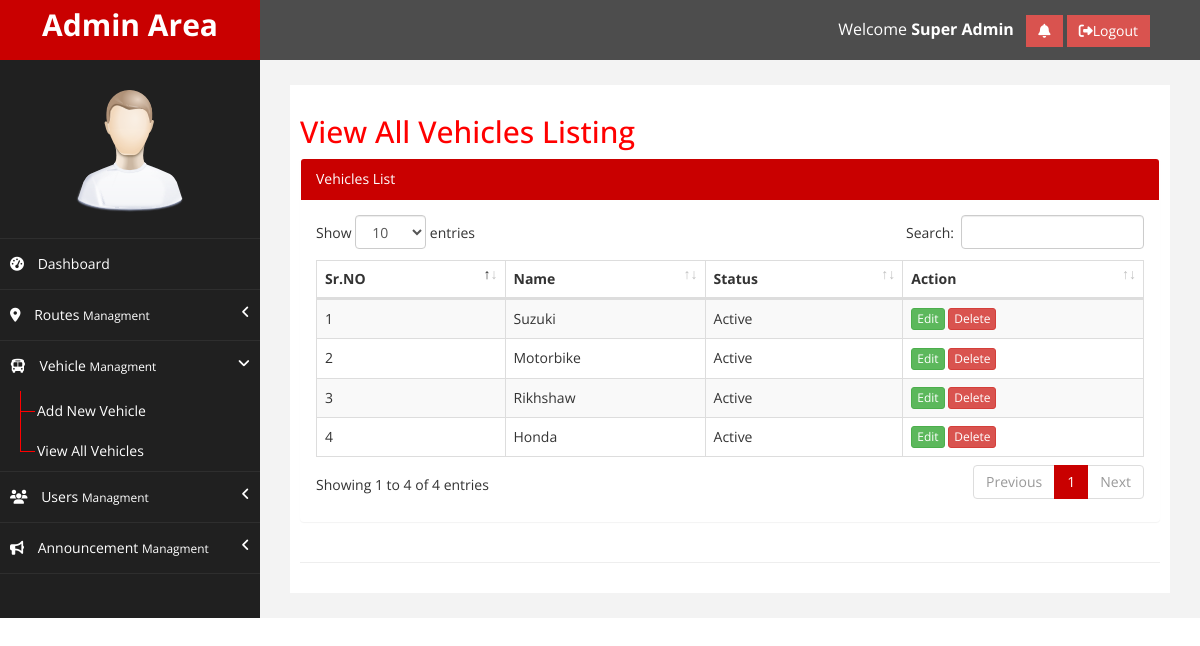
Screenshot of /viewAllVehicles.php (signed in) with the database file from the repository.
### tables this page shows
CREATE TABLE `tbl_vehicles` (
  `vehicle_id` int(11) NOT NULL,
  `vehicle_title` varchar(255) DEFAULT NULL,
  `vehicle_status` enum('A','B') NOT NULL DEFAULT 'A',
  `createdBy` int(11) DEFAULT NULL,
  `createdDate` datetime DEFAULT NULL,
  `updatedBy` int(11) DEFAULT NULL,
  `updatedDate` datetime DEFAULT NULL
);

### includes/functions.php (called while the page is built, shortened)
<?php
function getStatusTitle($status){
    if($status == 'P'){
      return "Pending";
    }else if($status == 'A'){
      return "Active";
    }else if($status == 'R'){
      return "Rejected";
    }else if($status == 'B'){
      return "Blocked";
    }else if ($status == 'C') {
      return "Cancle";
    }
  }
?>

### viewAllVehicles.php (the view, shortened to what this page needs)
<?php include ("includes/head.php"); ?>
<link rel="stylesheet" href="plugins/datatables-bs4/css/dataTables.bootstrap4.css">
    <div id="wrapper">
        <?php include("includes/topNav.php"); ?>
            <?php include("includes/sidebar.php"); ?>
        <div id="page-wrapper" >
            <div id="page-inner">
                <div class="row">
                    <div class="col-md-12">
                     <h2>View All Vehicles Listing</h2>
                    </div>
                    <div class="col-md-12 col-sm-12">
                        <div class="panel">
                            <div class="panel-heading panelHeadBg">
                                Vehicles List
                            </div>
                            <div class="panel-body">
                                      <?php
                                 $whereVehicleStatus = "";
                                $sql = "SELECT * FROM `tbl_vehicles` ".$whereVehicleStatus."  ORDER BY `vehicle_id` DESC";
                                $result = mysqli_query($con,$sql);
                                if($result){
                                  if(mysqli_num_rows($result)>0){
                                    ?>
                                    <table id="vehicleTbl" class="table table-bordered table-striped">
                                      <thead>
                                        <tr>
                                          <th>Sr.NO</th>
                                          <th>Name</th>
                                          <th>Status</th>
                                          <th>Action</th>
                                        </tr>
                                      </thead>
                                      <tbody>
                                        <?php
                                         $srNO = 1;
                                         while($row = mysqli_fetch_assoc($result)){
                                          ?>
                                            <tr>
                                              <td class="align-middle"><?php echo $srNO; ?></td>
                                              <td class="align-middle"><?php echo $row['vehicle_title']; ?></td>
                                              <td class="align-middle"><?php echo getStatusTitle($row['vehicle_status']); ?></td>
                                              <td class="align-middle">
                                                <a class="btn btn-success btn-xs" href="editVehicle.php?vehicleID=<?php echo $row['vehicle_id']; ?>">Edit</a>
                                                <a onclick="confDel(<?php echo $row['vehicle_id']; ?>);" class="btn btn-danger btn-xs" href="javascript:;">Delete</a>
                                              </td>
                                            </tr>
                                          <?php
                                          $srNO++;
                                         }
                                         ?>
                                      </tbody>
                                    </table>
                                     <?php
                                  }else{
                                    ?>
                                    <div class="alert alert-info">No Record Found</div>
                                    <?php
                                  }
                                }
                              ?>
                            </div>
                        </div>
                    </div>
                </div>
                 <hr />
            </div>
        </div>
    </div>
</body>
</html>

### assets/css/custom.css (style rules this page uses)
body { font-family: 'Open Sans', sans-serif; }
#wrapper { width: 100%; background:#202020; }
#page-wrapper { padding: 15px 15px; min-height: 500px; background:#F3F3F3; }
#page-inner { width:100%; margin:10px 20px 10px 0px; background-color:#fff!important; padding:10px; min-height:500px; }
h2 { color: #f00; }
@media (min-width:768px) { #page-wrapper { margin: 0 0 0 260px; padding: 15px 30px; min-height: 500px; } }

### includes/head.php (style rules this page uses)
.align-middle { vertical-align: middle!important; }
.panelHeadBg,.panelFootBg { background: #c90000 !important; color: #ffffff !important; }

### rows the page displays
tbl_vehicles: vehicle_title "Suzuki", vehicle_status "Active"
tbl_vehicles: vehicle_title "Motorbike", vehicle_status "Active"
tbl_vehicles: vehicle_title "Rikhshaw", vehicle_status "Active"
tbl_vehicles: vehicle_title "Honda", vehicle_status "Active"

### other values shown
$_SESSION['userFullName'] "Super Admin"
